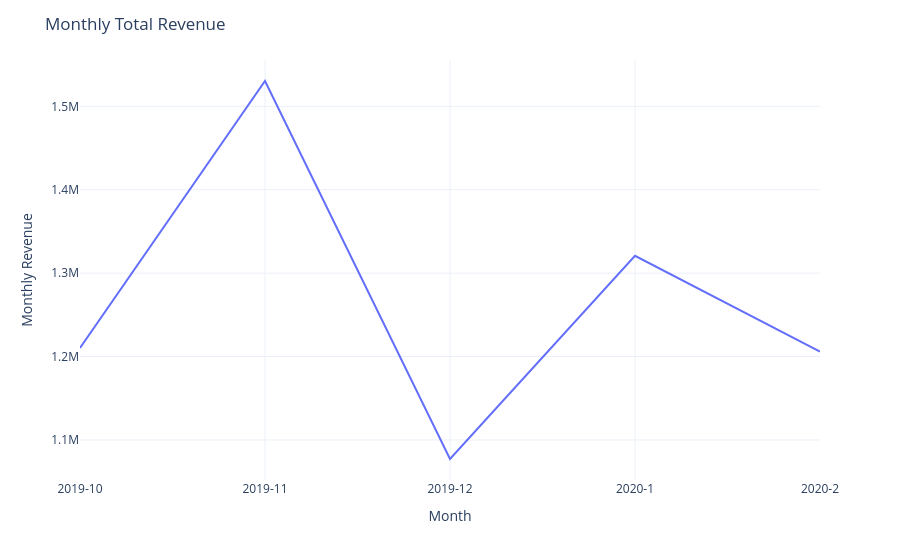

Notebook code for this chart:
### Code cell
monthly_rev = query_from_file(f'{parent_dir}/sql_scripts/explore.sql',
                'month revenue',
                'cosmetics_shop_data'
)

monthly_rev['year'] = np.where(monthly_rev['month'] >= 10, 2019, 2020)
monthly_rev['month'] = monthly_rev['year'].astype(str) + '-' + monthly_rev['month'].astype(str)


fig = px.line(data_frame=monthly_rev, x='month', y='total_revenue')
fig.update_xaxes(type = 'category')
fig.update_layout(template = 'plotly_white', xaxis_title = 'Month', yaxis_title = 'Monthly Revenue', title = 'Monthly Total Revenue')

### Figure 1 — Plotly figure (JSON) as saved in the notebook; plotly's stock layout.template omitted (floating-point values rounded to 4 significant figures)
{"data": [{"hovertemplate": "month=%{x}<br>total_revenue=%{y}<extra></extra>", "legendgroup": "", "line": {"color": "#636efa", "dash": "solid"}, "marker": {"symbol": "circle"}, "mode": "lines", "name": "", "orientation": "v", "showlegend": false, "type": "scatter", "x": ["2019-10", "2019-11", "2019-12", "2020-1", "2020-2"], "xaxis": "x", "y": [1210000.0, 1530000.0, 1077000.0, 1321000.0, 1206000.0], "yaxis": "y"}], "layout": {"legend": {"tracegroupgap": 0}, "margin": {"t": 60}, "title": {"text": "Monthly Total Revenue"}, "xaxis": {"anchor": "y", "domain": [0, 1], "title": {"text": "Month"}, "type": "category"}, "yaxis": {"anchor": "x", "domain": [0, 1], "title": {"text": "Monthly Revenue"}}}}
